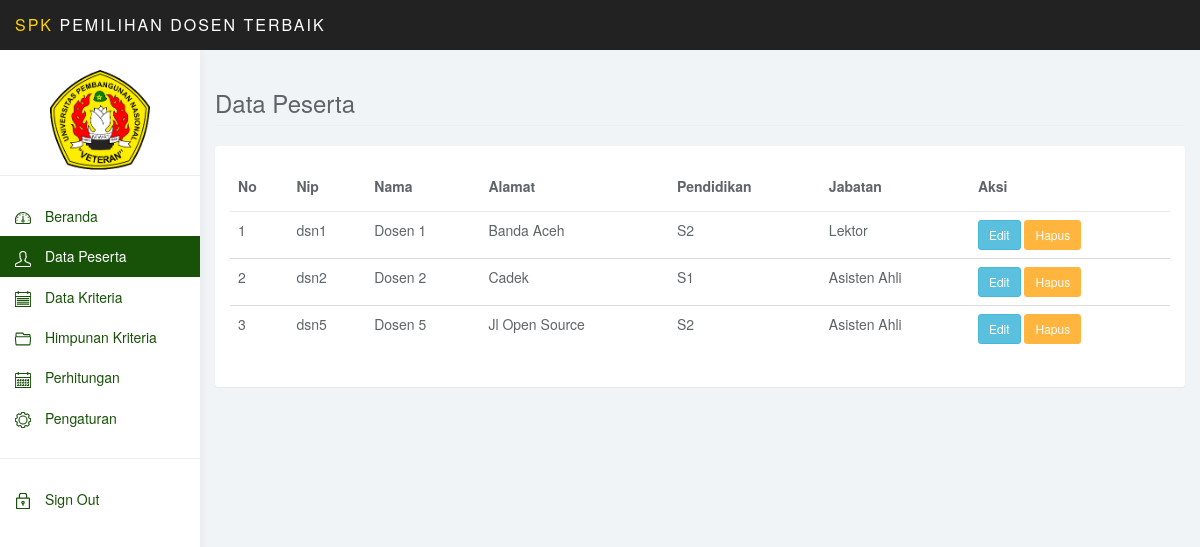
/administrasi/index.php?ap=peserta (signed in), run on the app's committed database.
### tables this page shows
CREATE TABLE IF NOT EXISTS `dosen_peserta` (
`id_dosen` int(11) NOT NULL,
  `nip` varchar(10) NOT NULL,
  `nama` varchar(30) NOT NULL,
  `alamat` varchar(100) NOT NULL,
  `pendidikan` varchar(10) NOT NULL,
  `jabatan` varchar(20) NOT NULL,
  `c1` double NOT NULL DEFAULT '1',
  `c2` double NOT NULL DEFAULT '1',
  `c3` double NOT NULL DEFAULT '1',
  `c4` double NOT NULL DEFAULT '1',
  `c5` double NOT NULL DEFAULT '1',
  `c6` double NOT NULL DEFAULT '1',
  `c7` double NOT NULL DEFAULT '1',
  `c8` double NOT NULL DEFAULT '1',
  `c9` double NOT NULL DEFAULT '1',
  `c10` double NOT NULL DEFAULT '1',
  `vektor_s` double NOT NULL,
  `vektor_v` double NOT NULL
);

### administrasi/web/data_peserta/index.php (the view, shortened to what this page needs)
<div class="row">
			<div class="col-lg-12">
				<h3 class="page-header">Data Peserta</h3>
			</div>
		</div>
<div class="row">
			<div class="col-md-12">
				<div class="panel panel-default">
					<div class="panel-body">
						<table class="table">
						    <thead>
						    <tr>
						        <th>No</th>
								<th>Nip</th>
								<th>Nama</th>
								<th>Alamat</th>
								<th>Pendidikan</th>
								<th>Jabatan</th>
								<th>Aksi</th>
						    </tr>
						    </thead>
						    <tbody>
						    <?php
						    include "../koneksi.php";
						    $no=0;
							$query = "select * from dosen_peserta";
							$hasil = mysqli_query($koneksi,$query) or die("");
							while ($data = mysqli_fetch_array($hasil)) {
								$no++;
							?>
							<tr>
								<td><?php echo "".$no; ?></td>
								<td><?php echo $data['nip']; ?></td>
								<td><?php echo $data['nama']; ?></td>
								<td><?php echo $data['alamat']; ?></td>
								<td><?php echo $data['pendidikan']; ?></td>
								<td><?php echo $data['jabatan']; ?></td>
								<td><button class="btn btn-info btn-sm" id="btn-todo">Edit</button>
									<button class="btn btn-warning btn-sm" id="btn-todo">Hapus</button></td>
							<?php
							}
							?>
							</tr>
							</tbody>
						</table>
					</div>
				</div>
			</div>
</div>

### administrasi/css/styles.css (style rules this page uses)
body { background: #f1f4f7; padding-top: 50px; color: #5f6468; }
h1, h2, h3, h4, h5, h6 { color: #5f6468; }
h3, h4 { font-weight: 300; }
.btn-warning, .btn-warning:hover, .btn-warning:focus, .btn-warning:active, .btn-warning.active, .open > .dropdown-toggle.btn-warning, .btn-warning.disabled, .btn-warning[disabled], fieldset[disabled] .btn-warning, .btn-warning.disabled:hover, .btn-warning[disabled]:hover, fieldset[disabled] .btn-warning:hover, .btn-warning.disabled:focus, .btn-warning[disabled]:focus, fieldset[disabled] .btn-warning:focus, .btn-warning.disabled:active, .btn-warning[disabled]:active, fieldset[disabled] .btn-warning:active, .btn-warning.disabled.active, .btn-warning[disabled].active, fieldset[disabled] .btn-warning.active { background-color: #ffb53e; border-color: #ffb53e; }
.panel { border: 0; }
.table { background: #fff; }
.table>thead>tr>th { border-bottom: 1px solid #e6e7e8; vertical-align: middle; height: 50px; }

### data on the page
dosen_peserta: nip "dsn1", nama "Dosen 1", alamat "Banda Aceh", pendidikan "S2", jabatan "Lektor"
dosen_peserta: nip "dsn2", nama "Dosen 2", alamat "Cadek", pendidikan "S1", jabatan "Asisten Ahli"
dosen_peserta: nip "dsn5", nama "Dosen 5", alamat "Jl Open Source", pendidikan "S2", jabatan "Asisten Ahli"
